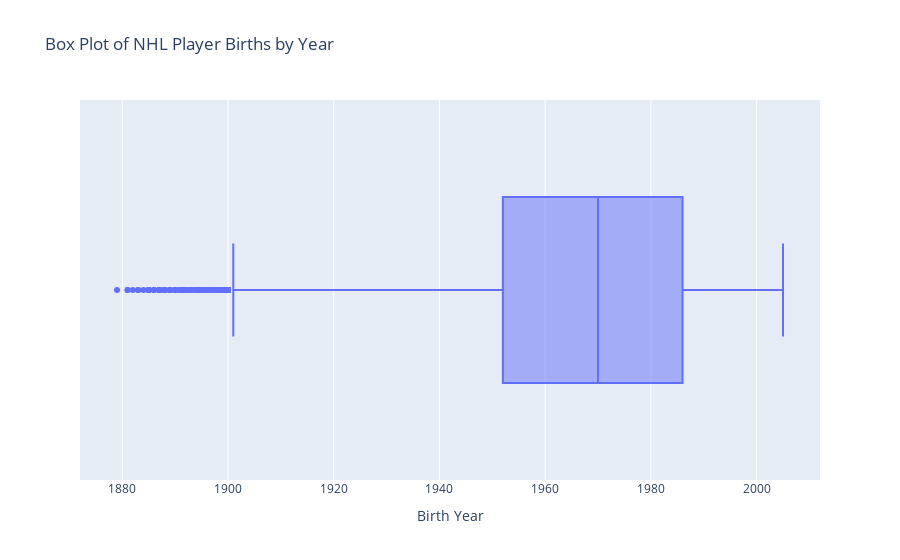

Here is the notebook cell this chart was saved with:
### Code cell
import pandas as pd
import plotly.express as px

# Load the dataset
url = "https://raw.githubusercontent.com/rfordatascience/tidytuesday/master/data/2024/2024-01-09/nhl_player_births.csv"
data = pd.read_csv(url)

# Create a box plot of player births by birth year
fig = px.box(data, x='birth_year', title='Box Plot of NHL Player Births by Year',
              labels={'birth_year': 'Birth Year'})

# Show the figure
fig.show()

### Figure 1 — Plotly figure (JSON) as saved in the notebook; plotly's stock layout.template omitted (floating-point values rounded to 4 significant figures; data arrays with more than 128 entries replaced by an {"elided": "..."} marker saying what was removed)
{"data": [{"alignmentgroup": "True", "hovertemplate": "Birth Year=%{x}<extra></extra>", "legendgroup": "", "marker": {"color": "#636efa"}, "name": "", "notched": false, "offsetgroup": "", "orientation": "h", "showlegend": false, "type": "box", "x": {"elided": "8474 int values"}, "x0": " ", "xaxis": "x", "y0": " ", "yaxis": "y"}], "layout": {"boxmode": "group", "legend": {"tracegroupgap": 0}, "title": {"text": "Box Plot of NHL Player Births by Year"}, "xaxis": {"anchor": "y", "domain": [0, 1], "title": {"text": "Birth Year"}}, "yaxis": {"anchor": "x", "domain": [0, 1]}}}
